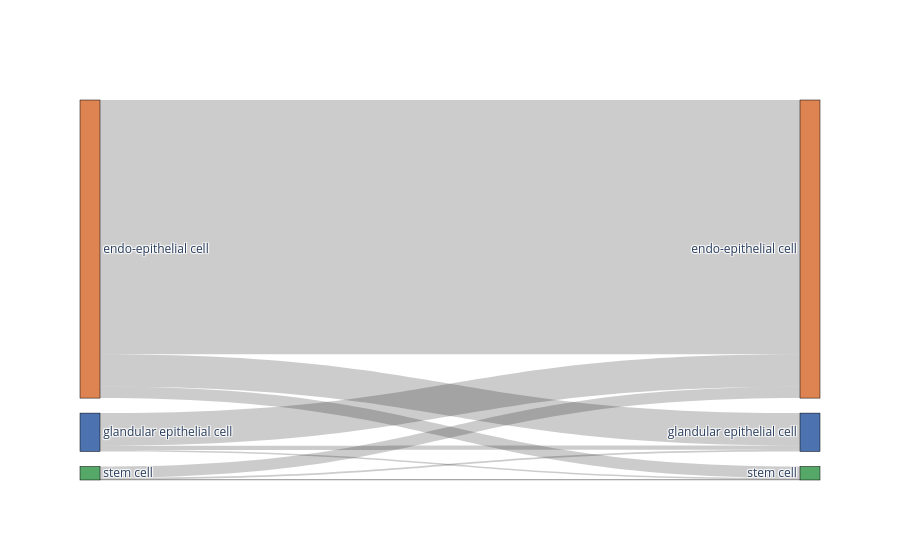
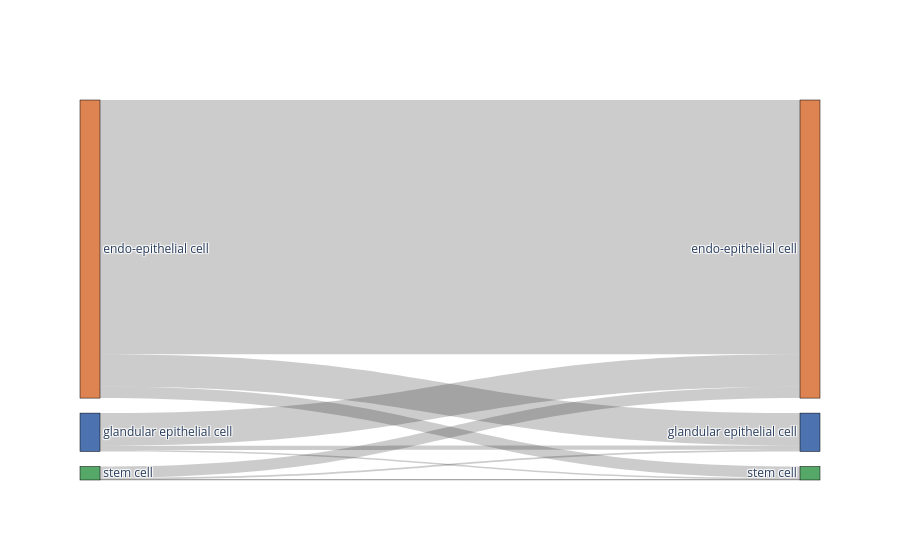

Notebook code cell kept with these figures, in order:
### Code cell
# Compare to random assignment
import random
random.seed(1)
adata_predicted.obs['random_labeling'] = list(adata_predicted.obs[celltype_test].sample(frac=1))

bc.tl.report(
    adata_pred=adata_predicted,
    celltype=celltype_test, 
    method="compare_to_random_" + method, 
    analysis_name=analysis_name,
    train_datasets = adata_trains,
    test_dataset = adata_orig,
    merge = merge,
    name_prediction="random_labeling",
    name_report="compare_to_random_auto_annot", 
    use_raw=use_raw,
    remove_nonshared=False, 
    clustering='leiden', 
    asymmetric_matrix=True, 
    delimiter='\t', 
    verbose=True)

### Figure 1 — Plotly figure (JSON) as saved in the notebook; plotly's stock layout.template omitted (floating-point values rounded to 4 significant figures)
{"data": [{"link": {"source": [0, 0, 0, 1, 1, 1, 2, 2, 2], "target": [3, 4, 5, 3, 4, 5, 3, 4, 5], "value": [33474, 4265, 1526, 4290, 573, 193, 1501, 218, 62]}, "node": {"color": ["#dd8452", "#4c72b0", "#55a868", "#dd8452", "#4c72b0", "#55a868"], "label": ["endo-epithelial cell", "glandular epithelial cell", "stem cell", "endo-epithelial cell", "glandular epithelial cell", "stem cell"], "line": {"color": "black", "width": 0.5}, "pad": 15, "thickness": 20}, "type": "sankey"}], "layout": {}}

### Figure 2 — Plotly figure (JSON) as saved in the notebook; plotly's stock layout.template omitted (floating-point values rounded to 4 significant figures)
{"data": [{"link": {"source": [0, 0, 0, 1, 1, 1, 2, 2, 2], "target": [3, 4, 5, 3, 4, 5, 3, 4, 5], "value": [33474, 4265, 1526, 4290, 573, 193, 1501, 218, 62]}, "node": {"color": ["#dd8452", "#4c72b0", "#55a868", "#dd8452", "#4c72b0", "#55a868"], "label": ["endo-epithelial cell", "glandular epithelial cell", "stem cell", "endo-epithelial cell", "glandular epithelial cell", "stem cell"], "line": {"color": "black", "width": 0.5}, "pad": 15, "thickness": 20}, "type": "sankey"}], "layout": {}}
